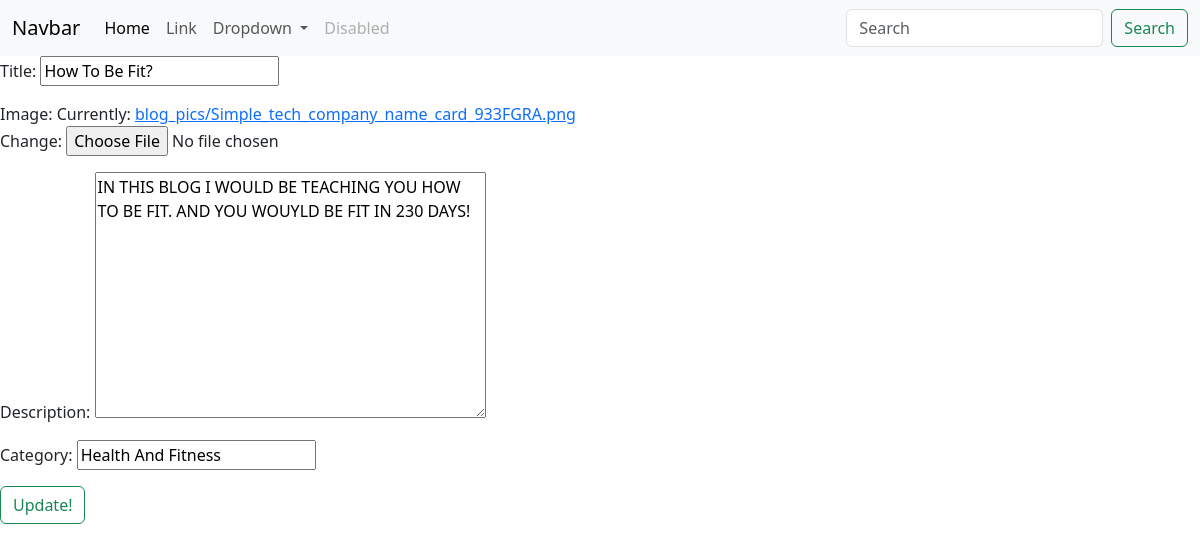
/blogapp/edit_blog/4 (signed in), run on the app's committed database.
### blogapp/models.py (models this page shows)
class Blog_Model(models.Model):
    author = models.ForeignKey(User,on_delete=models.CASCADE,related_name='blog_author')
    title = models.CharField(max_length=15)
    image = models.ImageField(upload_to='blog_pics')
    description = models.TextField()
    category = models.CharField(max_length=60)
    date_added = models.DateTimeField(auto_now_add=True)

### blogapp/views.py (the view, shortened to what this page needs)
# urls.py: path('edit_blog/<pk>',views.Edit_Blog.as_view(),name='edit_blog'),
class Edit_Blog(LoginRequiredMixin,UpdateView):
    model = Blog_Model
    fields = ('title','image','description','category')
    template_name = ('blogapp/edit_blog.html')

### templates/blogapp/edit_blog.html (shortened to what this page needs)
{% extends 'base.html' %}
{% block bodyblock %}
    <form method="post" enctype="multipart/form-data">
        {{form.as_p}}
        <button class="btn btn-outline-success" type="submit">Update!</button>
    </form>
{% endblock bodyblock %}

### data on the page
Blog_Model: title "How To Be Fit?", description "IN THIS BLOG I WOULD BE TEACHING YOU HOW TO BE FIT. AND YOU WOUYLD BE FIT IN 230 DAYS!", category "Health And Fitness"
